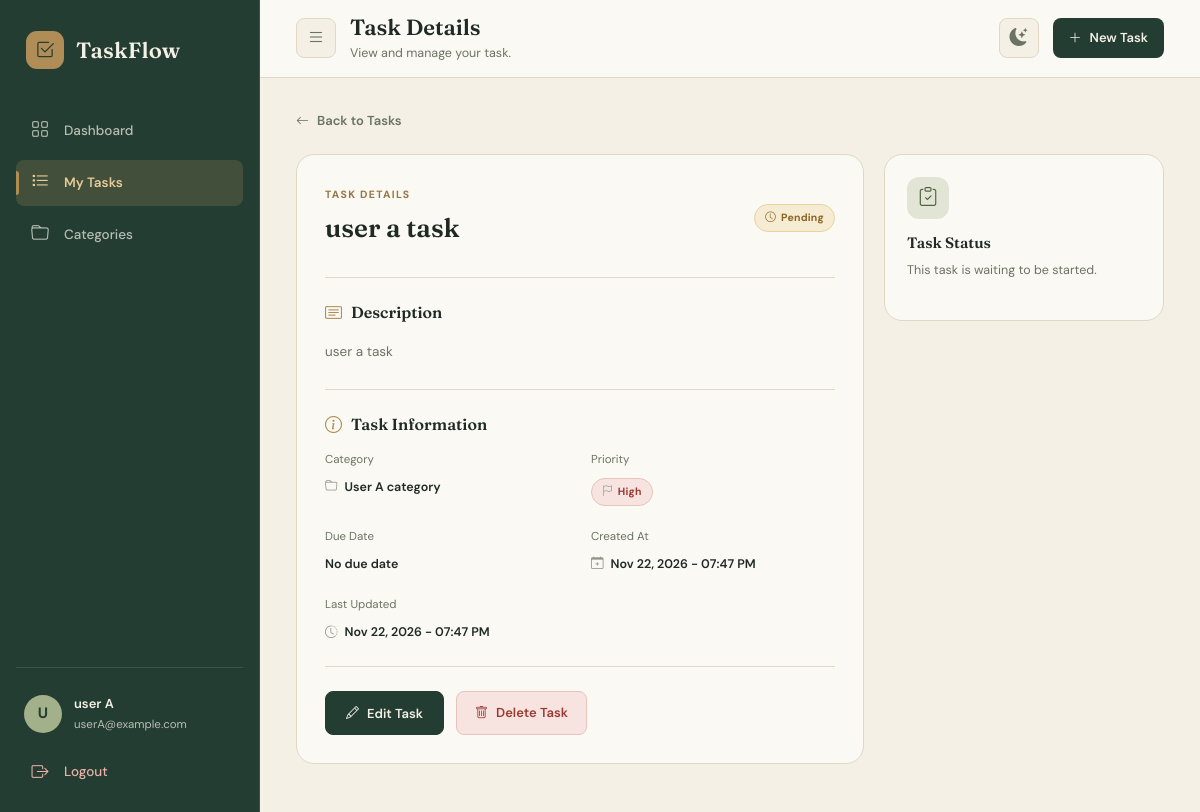
The page /tasks/detail/2/ (signed in) on the database its author committed.
### tasks/models.py (models this page shows, shortened)
class Task(models.Model):
    class Status(models.TextChoices):
        PENDING = "PENDING", "Pending"
        IN_PROGRESS = "IN_PROGRESS", "In Progress"
        COMPLETED = "COMPLETED", "Completed"
    class Priority(models.TextChoices):
        HIGH = "HIGH", 'High'
        MEDIUM = "MEDIUM", 'Medium'
        LOW = "LOW", 'Low'
    user = models.ForeignKey(User, on_delete=models.CASCADE, related_name='tasks')
    category = models.ForeignKey(Category, on_delete=models.SET_NULL, null=True, blank=True, related_name='tasks')
    title = models.CharField(max_length=50)
    description = models.TextField(max_length=256, null=True, blank=True)
    priority = models.CharField(max_length=20, choices=Priority.choices , default=Priority.MEDIUM)
    status = models.CharField(max_length=20 , choices=Status.choices, default=Status.PENDING)
    created_at = models.DateTimeField(auto_now_add=True)
    updated_at = models.DateTimeField(auto_now=True)
    due_date = models.DateTimeField(blank=True, null=True)
    class Meta:
        ordering=['-created_at']

### categories/models.py (models this page shows, shortened)
class Category(models.Model):
    user = models.ForeignKey(User,on_delete=models.CASCADE, related_name='categories')
    name = models.CharField (max_length=50)
    created_at = models.DateTimeField(auto_now=False, auto_now_add=True)
    class Meta:
        constraints = [
            models.UniqueConstraint(
                fields=['user','name'],
                name= 'unique_category_name_per_user'
            )
        ]
        ordering = ['name']

### tasks/views.py (the view)
# urls.py: path('detail/<int:pk>/',task_detail, name='task_detail'),
@login_required
def task_detail(request,pk):
    task = get_object_or_404(Task, pk=pk, user=request.user)
    context = {'task':task}
    return render(request, 'tasks/task_detail.html', context)

### templates/tasks/task_detail.html (shortened to what this page needs)
{% extends 'base.html' %}
{% load static %}
{% block page_heading %}Task Details{% endblock %}
{% block page_subtitle %}View and manage your task.{% endblock %}
{% block extra_css %}
<link rel="stylesheet" href="{% static 'css/tasks.css' %}">
{% endblock %}
{% block content %}
<div class="detail-navigation">
    <a href="{% url 'task_list' %}">
        <i class="bi bi-arrow-left" aria-hidden="true"></i>
        Back to Tasks
    </a>
</div>
<div class="task-detail-container">
    <div class="task-detail-main">
        <div class="detail-header">
            <div>
                <span class="detail-label">TASK DETAILS</span>
                <h2>{{ task.title }}</h2>
            </div>
            <span class="task-status {% if task.status == 'COMPLETED' %}status-completed{% elif task.status == 'IN_PROGRESS' %}status-in-progress{% else %}status-pending{% endif %}">
                {% if task.status == 'COMPLETED' %}
                    <i class="bi bi-check-circle" aria-hidden="true"></i>
                {% elif task.status == 'IN_PROGRESS' %}
                    <i class="bi bi-arrow-repeat" aria-hidden="true"></i>
                {% else %}
                    <i class="bi bi-clock" aria-hidden="true"></i>
                {% endif %}
                {{ task.get_status_display }}
            </span>
        </div>
        <div class="detail-section">
            <h3>
                <i class="bi bi-card-text" aria-hidden="true"></i>
                Description
            </h3>
            <div class="detail-description">
                {% if task.description %}
                    {{ task.description|linebreaksbr }}
                {% else %}
                    <span class="detail-muted">No description provided.</span>
                {% endif %}
            </div>
        </div>
        <div class="detail-section">
            <h3>
                <i class="bi bi-info-circle" aria-hidden="true"></i>
                Task Information
            </h3>
            <div class="detail-info-grid">
                <div class="detail-info-item">
                    <span>Category</span>
                    <strong>
                        {% if task.category %}
                            <i class="bi bi-folder" aria-hidden="true"></i>
                            {{ task.category.name }}
                        {% else %}
                            Uncategorized
                        {% endif %}
                    </strong>
                </div>
                <div class="detail-info-item">
                    <span>Priority</span>
                    <strong>
                        <span class="task-priority {% if task.priority == 'HIGH' %}priority-high{% elif task.priority == 'MEDIUM' %}priority-medium{% else %}priority-low{% endif %}">
                            <i class="bi bi-flag" aria-hidden="true"></i>
                            {{ task.get_priority_display }}
                        </span>
                    </strong>
                </div>
                <div class="detail-info-item">
                    <span>Due Date</span>
                    <strong>
                        {% if task.due_date %}
                            <i class="bi bi-calendar-event" aria-hidden="true"></i>
                            {{ task.due_date|date:"M d, Y - h:i A" }}
                        {% else %}
                            No due date
                        {% endif %}
                    </strong>
                </div>
                <div class="detail-info-item">
                    <span>Created At</span>
                    <strong>
                        <i class="bi bi-calendar-plus" aria-hidden="true"></i>
                        {{ task.created_at|date:"M d, Y - h:i A" }}
                    </strong>
                </div>
                <div class="detail-info-item">
                    <span>Last Updated</span>
                    <strong>
                        <i class="bi bi-clock-history" aria-hidden="true"></i>
                        {{ task.updated_at|date:"M d, Y - h:i A" }}
                    </strong>
                </div>
            </div>
        </div>
        <div class="detail-actions">
            <a href="{% url 'task_update' task.pk %}" class="primary-btn">
                <i class="bi bi-pencil" aria-hidden="true"></i>
                Edit Task
            </a>
            <a href="{% url 'task_delete' task.pk %}" class="detail-delete-btn">
                <i class="bi bi-trash" aria-hidden="true"></i>
                Delete Task
            </a>
        </div>
    </div>
    <aside class="task-detail-sidebar" aria-label="Task summary">
        <div class="detail-side-card">
            <div class="detail-side-icon">
                <i class="bi bi-clipboard-check" aria-hidden="true"></i>
            </div>
            <h3>Task Status</h3>
            <p>
                {% if task.status == 'COMPLETED' %}
                    Great job! This task has been completed.
                {% elif task.status == 'IN_PROGRESS' %}
                    You're currently working on this task.
                {% else %}
                    This task is waiting to be started.
                {% endif %}
            </p>
        </div>
    </aside>
</div>
{% endblock %}

### templates/base.html (shortened to what this page needs)
{% load static %}
<!DOCTYPE html>
<html lang="en" data-theme="light">
<head>
    <link href="https://cdn.jsdelivr.net/npm/bootstrap@5.3.3/dist/css/bootstrap.min.css" rel="stylesheet">
    <link rel="stylesheet" href="https://cdn.jsdelivr.net/npm/bootstrap-icons@1.11.3/font/bootstrap-icons.min.css">
    <link rel="stylesheet" href="{% static 'css/base.css' %}">
    {% block extra_css %}{% endblock %}
</head>
<body{% if not request.user.is_authenticated %} class="auth-body"{% endif %}>
    <div class="app-layout">
        <aside class="sidebar" id="sidebar" aria-label="Primary">
            <a href="{% url 'dashboard' %}" class="sidebar-brand">
                <span class="brand-icon">
                    <i class="bi bi-check2-square"></i>
                </span>
                <span class="brand-name">TaskFlow</span>
            </a>
            <nav class="sidebar-nav" aria-label="Main navigation">
                {% with current=request.resolver_match.url_name %}
                    <a href="{% url 'dashboard' %}"
                       class="sidebar-link {% if current == 'dashboard' %}active{% endif %}"
                       {% if current == 'dashboard' %}aria-current="page"{% endif %}>
                        <i class="bi bi-grid"></i>
                        <span>Dashboard</span>
                    </a>
                    <a href="{% url 'task_list' %}"
                       class="sidebar-link {% if 'task' in current %}active{% endif %}"
                       {% if 'task' in current %}aria-current="page"{% endif %}>
                        <i class="bi bi-list-task"></i>
                        <span>My Tasks</span>
                    </a>
                    <a href="{% url 'category_list' %}"
                       class="sidebar-link {% if 'category' in current %}active{% endif %}"
                       {% if 'category' in current %}aria-current="page"{% endif %}>
                        <i class="bi bi-folder"></i>
                        <span>Categories</span>
                    </a>
                {% endwith %}
            </nav>
            <div class="sidebar-bottom">
                <div class="sidebar-user">
                    <div class="user-avatar" aria-hidden="true">
                        {{ request.user.username|slice:":1"|upper }}
                    </div>
                    <div class="user-info">
                        <strong>{{ request.user.get_full_name|default:request.user.username }}</strong>
                        <small>{{ request.user.email|default:"Account" }}</small>
                    </div>
                </div>
                <form method="POST" action="{% url 'logout' %}" class="logout-form">
                    <button type="submit" class="logout-btn">
                        <i class="bi bi-box-arrow-right"></i>
                        <span>Logout</span>
                    </button>
                </form>
            </div>
        </aside>
        <main class="main-content" id="mainContent">
            <header class="topbar">
                <div class="topbar-left">
                    <button type="button"
                            class="sidebar-toggle"
                            id="sidebarToggle"
                            aria-label="Toggle navigation"
                            aria-controls="sidebar"
                            aria-expanded="false">
                        <i class="bi bi-list"></i>
                    </button>
                    <div class="topbar-heading">
                        <h1>{% block page_heading %}Dashboard{% endblock %}</h1>
                        <div class="topbar-subtitle">{% block page_subtitle %}{% endblock %}</div>
                    </div>
                </div>
                <div class="topbar-right">
                    <button type="button"
                            class="theme-toggle"
                            id="themeToggle"
                            aria-label="Switch to dark mode"
                            title="Switch to dark mode">
                        <i class="bi bi-moon-stars-fill theme-icon-moon"></i>
                    </button>
                    <a href="{% url 'task_create' %}" class="topbar-create-btn">
                        <i class="bi bi-plus-lg"></i>
                        <span>New Task</span>
                    </a>
                </div>
            </header>
            <section class="page-content">
                {% block content %}{% endblock %}
            </section>
        </main>
    </div>
</body>
</html>

### static/css/tasks.css (style rules this page uses)
.primary-btn, .secondary-btn, .danger-btn { display: inline-flex; align-items: center; justify-content: center; gap: 8px; padding: 11px 20px; border-radius: var(--radius-sm); font-size: 13px; font-weight: 600; line-height: 1.2; cursor: pointer; transition: background-color 0.2s var(--ease), border-color 0.2s var(--ease), color 0.2s var(--ease), filter 0.2s var(--ease); }
.primary-btn { color: var(--on-primary); background: var(--primary); border: 1px solid var(--primary); }
.task-status, .task-priority { display: inline-flex; align-items: center; gap: 5px; padding: 5px 10px; border: 1px solid transparent; border-radius: 20px; font-size: 10.5px; font-weight: 700; letter-spacing: 0.02em; white-space: nowrap; }
.status-pending { color: var(--warning-text); background: var(--warning-bg); border-color: var(--warning-border); }
.priority-high { color: var(--danger-text); background: var(--danger-bg); border-color: var(--danger-border); }
.detail-navigation { margin-bottom: 22px; }
.detail-navigation a { display: inline-flex; align-items: center; gap: 8px; color: var(--text-secondary); font-size: 13px; font-weight: 600; transition: color 0.2s var(--ease); }
.task-detail-container { display: grid; grid-template-columns: minmax(0, 1fr) 280px; gap: 20px; align-items: start; }
.task-detail-main, .detail-side-card { background: var(--bg-white); border: 1px solid var(--border-color); border-radius: var(--radius-lg); transition: background-color var(--speed) var(--ease), border-color var(--speed) var(--ease); }
.task-detail-main { padding: 28px; }
.detail-header { display: flex; align-items: center; justify-content: space-between; gap: 15px; padding-bottom: 24px; border-bottom: 1px solid var(--border-color); }
.detail-label { color: var(--accent-hover); font-size: 10.5px; font-weight: 700; letter-spacing: 1.3px; }
.detail-header h2 { margin-top: 8px; font-size: 26px; font-weight: 600; overflow-wrap: anywhere; }
.detail-section { padding: 24px 0; border-bottom: 1px solid var(--border-color); }
.detail-section h3 { display: flex; align-items: center; gap: 9px; margin-bottom: 16px; font-size: 16px; font-weight: 600; }
.detail-section h3 i { color: var(--accent); font-size: 17px; }
.detail-description { color: var(--text-secondary); font-size: 13.5px; line-height: 1.9; overflow-wrap: anywhere; }
.detail-info-grid { display: grid; grid-template-columns: repeat(2, minmax(0, 1fr)); gap: 22px; }
.detail-info-item { display: flex; flex-direction: column; gap: 9px; min-width: 0; }
.detail-info-item > span { color: var(--text-secondary); font-size: 11.5px; }
.detail-info-item strong { display: inline-flex; align-items: center; gap: 7px; color: var(--text-main); font-size: 12.5px; font-weight: 600; overflow-wrap: anywhere; }
.detail-info-item strong i { color: var(--text-faint); }
.detail-actions { display: flex; flex-wrap: wrap; gap: 12px; padding-top: 24px; }
.detail-delete-btn { display: inline-flex; align-items: center; justify-content: center; gap: 8px; padding: 11px 18px; color: var(--danger-text); background: var(--danger-bg); border: 1px solid var(--danger-border); border-radius: var(--radius-sm); font-size: 13px; font-weight: 600; transition: background-color 0.2s var(--ease), border-color 0.2s var(--ease); }
.task-detail-sidebar { display: flex; flex-direction: column; gap: 15px; }
.detail-side-card { padding: 22px; }
.detail-side-icon { display: flex; align-items: center; justify-content: center; width: 42px; height: 42px; margin-bottom: 15px; color: var(--sage-text); background: var(--sage-soft); border-radius: var(--radius-md); font-size: 19px; }
.detail-side-card h3 { margin-bottom: 8px; font-size: 15px; font-weight: 600; }
.detail-side-card p { color: var(--text-secondary); font-size: 12.5px; line-height: 1.7; }

### rows shown on the page
Task: title "user a task", status "Pending", description "user a task", category.name "User A category", priority "High", created_at "Nov 22, 2026 - 07:47 PM", updated_at "Nov 22, 2026 - 07:47 PM"

### other values the page prints
{{ request.user.username|slice:":1"|upper }} "U"
{{ request.user.get_full_name|default:request.user.username }} "user A"
{{ request.user.email|default:"Account" }} "userA@example.com"
